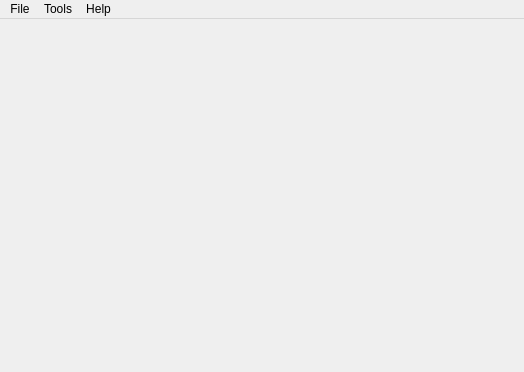
<?xml version="1.0" encoding="UTF-8"?>
<ui version="4.0">
 <class>MainWindow</class>
 <widget class="QMainWindow" name="MainWindow">
  <property name="geometry">
   <rect>
    <x>0</x>
    <y>0</y>
    <width>524</width>
    <height>372</height>
   </rect>
  </property>
  <widget class="QWidget" name="centralWidget">
   <layout class="QHBoxLayout" name="horizontalLayout_2">
    <item>
     <layout class="QHBoxLayout" name="horizontalLayout">
      <item>
       <widget class="GLWidget" name="widget" native="true"/>
      </item>
     </layout>
    </item>
   </layout>
  </widget>
  <widget class="QMenuBar" name="menuBar">
   <property name="geometry">
    <rect>
     <x>0</x>
     <y>0</y>
     <width>524</width>
     <height>22</height>
    </rect>
   </property>
   <widget class="QMenu" name="menuFile">
    <property name="title">
     <string>File</string>
    </property>
    <property name="separatorsCollapsible">
     <bool>true</bool>
    </property>
    <addaction name="actionOpen"/>
    <addaction name="actionClose"/>
    <addaction name="separator"/>
    <addaction name="actionSave_As"/>
    <addaction name="separator"/>
    <addaction name="actionRecent1"/>
    <addaction name="actionRecent2"/>
    <addaction name="actionRecent3"/>
    <addaction name="actionRecent4"/>
    <addaction name="actionRecent5"/>
    <addaction name="separator"/>
    <addaction name="actionExit"/>
   </widget>
   <widget class="QMenu" name="menuHelp">
    <property name="title">
     <string>Help</string>
    </property>
    <addaction name="actionAbout"/>
   </widget>
   <widget class="QMenu" name="menuLanguage">
    <property name="title">
     <string/>
    </property>
    <property name="icon">
     <iconset resource="resources/flags.qrc">
      <normaloff>:/flags/icons/gb.png</normaloff>:/flags/icons/gb.png</iconset>
    </property>
    <addaction name="actionEnglish"/>
    <addaction name="actionGerman"/>
   </widget>
   <widget class="QMenu" name="menuTools">
    <property name="title">
     <string>Tools</string>
    </property>
    <addaction name="actionConfigure_Bitmap_Paths"/>
    <addaction name="actionFix_GMax_Installation"/>
   </widget>
   <addaction name="menuFile"/>
   <addaction name="menuTools"/>
   <addaction name="menuHelp"/>
   <addaction name="menuLanguage"/>
  </widget>
  <action name="actionAbout">
   <property name="text">
    <string>About Rimy3D</string>
   </property>
  </action>
  <action name="actionOpen">
   <property name="text">
    <string>Open...</string>
   </property>
  </action>
  <action name="actionClose">
   <property name="enabled">
    <bool>false</bool>
   </property>
   <property name="text">
    <string>Close</string>
   </property>
  </action>
  <action name="actionSave_As">
   <property name="enabled">
    <bool>false</bool>
   </property>
   <property name="text">
    <string>Save As...</string>
   </property>
  </action>
  <action name="actionExit">
   <property name="text">
    <string>Exit</string>
   </property>
  </action>
  <action name="actionEnglish">
   <property name="icon">
    <iconset resource="resources/flags.qrc">
     <normaloff>:/flags/icons/gb.png</normaloff>:/flags/icons/gb.png</iconset>
   </property>
   <property name="text">
    <string>English</string>
   </property>
  </action>
  <action name="actionGerman">
   <property name="icon">
    <iconset resource="resources/flags.qrc">
     <normaloff>:/flags/icons/de.png</normaloff>:/flags/icons/de.png</iconset>
   </property>
   <property name="text">
    <string>Deutsch</string>
   </property>
  </action>
  <action name="actionRecent1">
   <property name="enabled">
    <bool>true</bool>
   </property>
   <property name="text">
    <string notr="true">Recent1</string>
   </property>
   <property name="visible">
    <bool>true</bool>
   </property>
  </action>
  <action name="actionRecent2">
   <property name="text">
    <string notr="true">Recent2</string>
   </property>
  </action>
  <action name="actionRecent3">
   <property name="text">
    <string notr="true">Recent3</string>
   </property>
  </action>
  <action name="actionRecent4">
   <property name="text">
    <string notr="true">Recent4</string>
   </property>
  </action>
  <action name="actionRecent5">
   <property name="text">
    <string notr="true">Recent5</string>
   </property>
  </action>
  <action name="actionConfigure_Bitmap_Paths">
   <property name="text">
    <string>Configure Bitmap Paths...</string>
   </property>
  </action>
  <action name="actionFix_GMax_Installation">
   <property name="text">
    <string>Fix GMax Installation</string>
   </property>
  </action>
 </widget>
 <layoutdefault spacing="6" margin="11"/>
 <customwidgets>
  <customwidget>
   <class>GLWidget</class>
   <extends>QWidget</extends>
   <header>glwidget.h</header>
   <container>1</container>
  </customwidget>
 </customwidgets>
 <resources>
  <include location="resources/flags.qrc"/>
 </resources>
 <connections/>
</ui>
